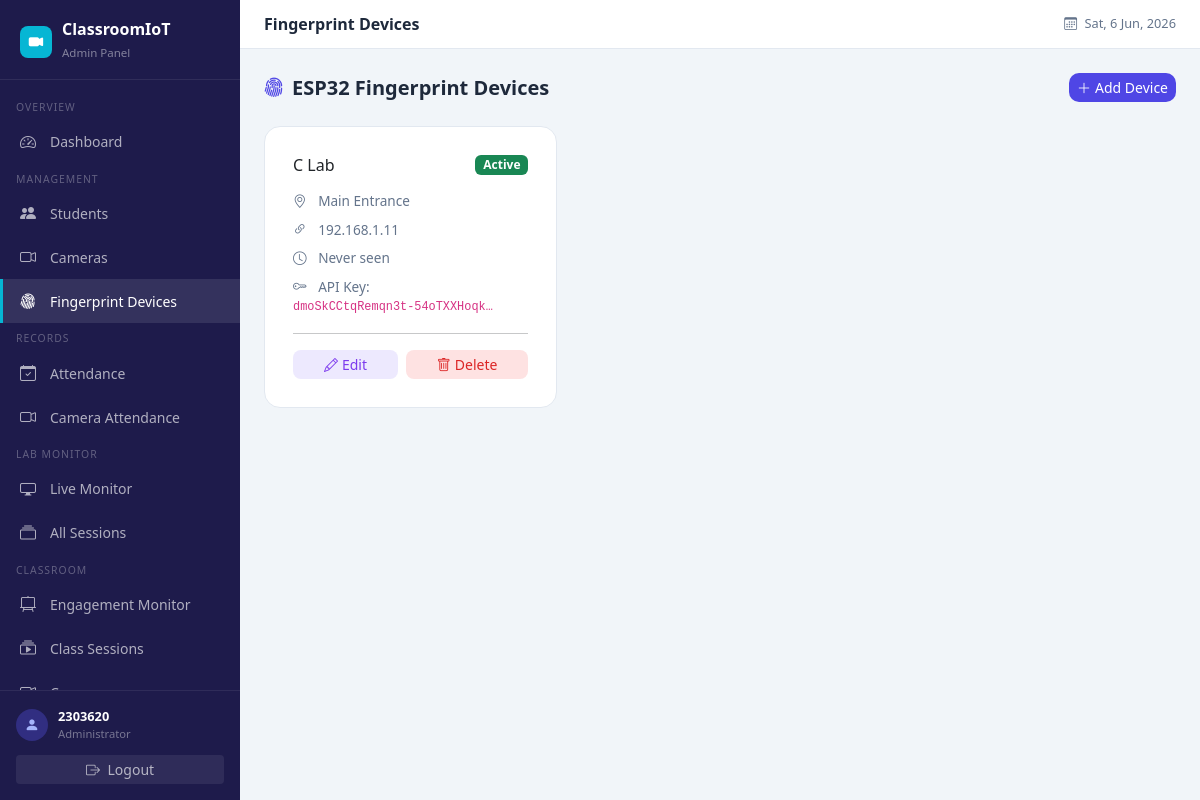
The page /esp32-devices/ (signed in) on the database as committed earlier.
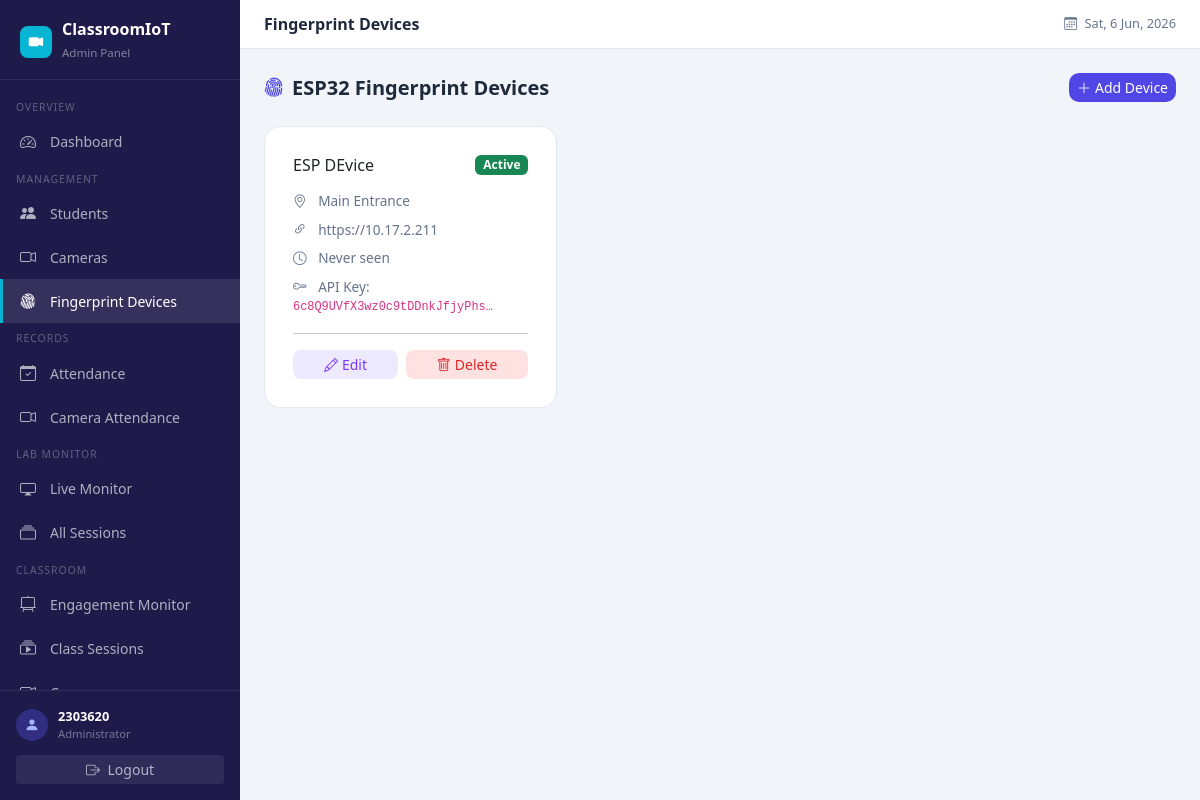
The same page on the database as committed later.
### entrance_cam/models.py (models this page shows, shortened)
class ESP32Device(models.Model):
    name = models.CharField(max_length=100)
    ip_address = models.CharField(max_length=100, help_text="ESP32 IP address or server URL")
    location = models.CharField(max_length=100, default='Main Entrance')
    is_active = models.BooleanField(default=True)
    last_seen = models.DateTimeField(null=True, blank=True)
    api_key = models.CharField(max_length=64, unique=True)
    enrollment_mode = models.BooleanField(default=False)
    enrollment_student = models.ForeignKey(
        Student, on_delete=models.SET_NULL, null=True, blank=True, related_name='enrollment_device'
    )
    pending_fingerprint_id = models.IntegerField(null=True, blank=True)
    created_at = models.DateTimeField(auto_now_add=True)
    updated_at = models.DateTimeField(auto_now=True)
    class Meta:
        ordering = ['-created_at']
        verbose_name = 'ESP32 Device'
        verbose_name_plural = 'ESP32 Devices'

### entrance_cam/views.py (the view)
# urls.py: path('esp32-devices/', views.esp32_device_list, name='esp32_device_list'),
@login_required
def esp32_device_list(request):
    devices = ESP32Device.objects.all()
    return render(request, 'entrance_cam/esp32_device_list.html', {'devices': devices})

### templates/entrance_cam/esp32_device_list.html (shortened to what this page needs)
{% extends "entrance_cam/base.html" %}
{% block page_title %}Fingerprint Devices{% endblock %}
{% block content %}
<div class="section-hdr mb-4">
  <h5><i class="bi bi-fingerprint me-2" style="color:#4f46e5"></i>ESP32 Fingerprint Devices</h5>
  <a href="{% url 'esp32_device_add' %}" class="btn btn-sm" style="background:#4f46e5;color:#fff;border:none;border-radius:10px">
    <i class="bi bi-plus-lg me-1"></i>Add Device
  </a>
</div>
{% if devices %}
<div class="row g-3">
  {% for device in devices %}
  <div class="col-md-6 col-xl-4">
    <div class="form-card">
      <div class="d-flex align-items-center justify-content-between mb-3">
        <h6 class="fw-700 mb-0">{{ device.name }}</h6>
        <span class="badge {% if device.is_active %}bg-success{% else %}bg-secondary{% endif %}">
          {% if device.is_active %}Active{% else %}Inactive{% endif %}
        </span>
      </div>
      <div style="font-size:0.85rem;color:#64748b">
        <div class="mb-2"><i class="bi bi-geo-alt me-2"></i> {{ device.location }}</div>
        <div class="mb-2"><i class="bi bi-link-45deg me-2"></i> {{ device.ip_address }}</div>
        <div class="mb-2">
          <i class="bi bi-clock me-2"></i>
          {% if device.last_seen %}Last seen: {{ device.last_seen|date:"H:i d M" }}{% else %}Never seen{% endif %}
        </div>
        <div class="mb-2"><i class="bi bi-key me-2"></i> API Key: <code class="text-truncate" style="max-width:200px;display:inline-block;vertical-align:bottom">{{ device.api_key }}</code></div>
      </div>
      <hr>
      <div class="d-flex gap-2">
        <a href="{% url 'esp32_device_edit' device.pk %}" class="btn btn-sm flex-fill" style="background:#ede9fe;color:#7c3aed;border:none;border-radius:8px">
          <i class="bi bi-pencil me-1"></i>Edit
        </a>
        <a href="{% url 'esp32_device_delete' device.pk %}" class="btn btn-sm flex-fill" style="background:#fee2e2;color:#dc2626;border:none;border-radius:8px">
          <i class="bi bi-trash me-1"></i>Delete
        </a>
      </div>
    </div>
  </div>
  {% endfor %}
</div>
{% endif %}
{% endblock %}

Rows that differ between the two databases and show on the page:
removed ESP32Device: name "C Lab", is_active "Active", location "Main Entrance", ip_address "192.168.1.11", shows "Never seen", api_key "dmoSkCCtqRemqn3t-54oTXXHoqk…"
added ESP32Device: name "ESP DEvice", is_active "Active", location "Main Entrance", ip_address "https://10.17.2.211", shows "Never seen", api_key "6c8Q9UVfX3wz0c9tDDnkJfjyPhs…"
